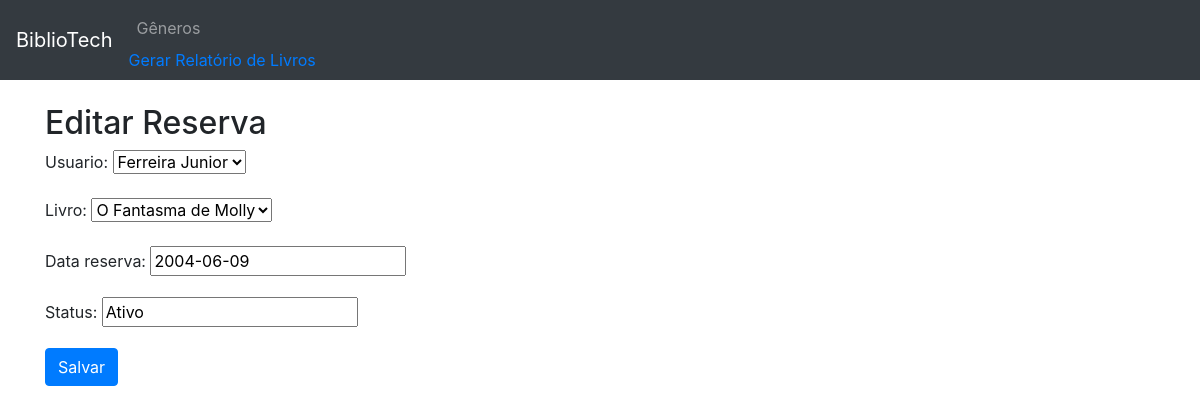
The app's page /reserva/editar/1/ with its own data.
### appmodelo/models.py (models this page shows, shortened)
class Reserva(models.Model):
    usuario = models.ForeignKey(Usuario, on_delete=models.CASCADE)
    livro = models.ForeignKey(Livro, on_delete=models.CASCADE)
    data_reserva = models.DateField()
    status = models.CharField(max_length=100)

### appmodelo/views.py (the view)
# urls.py: path('reserva/editar/<int:pk>/', views.editar_reserva, name='editar_reserva'),
def editar_reserva(request, pk):
    reserva = get_object_or_404(Reserva, pk=pk)
    if request.method == "POST":
        form = ReservaForm(request.POST, instance=reserva)
        if form.is_valid():
            reserva = form.save()
            return redirect('detalhes_reserva', pk=reserva.pk)
    else:
        form = ReservaForm(instance=reserva)
    return render(request, 'editar_reserva.html', {'form': form})

### appmodelo/forms.py
class ReservaForm(forms.ModelForm):
    class Meta:
        model = Reserva
        fields = ['usuario', 'livro', 'data_reserva', 'status']

### appmodelo/models.py (called while the page is built)
    def __str__(self):
        return self.titulo

    def __str__(self):
        return f"{self.nome} {self.sobrenome}"

### appmodelo/templates/editar_reserva.html (shortened to what this page needs)
{% extends 'base.html' %}
{% block content %}
<h2>Editar Reserva</h2>
<form method="post">
    {{ form.as_p }}
    <button type="submit" class="btn btn-primary">Salvar</button>
</form>
{% endblock %}

### records on screen
Reserva: usuario "Ferreira Junior", livro "O Fantasma de Molly", data_reserva "2004-06-09", status "Ativo"
